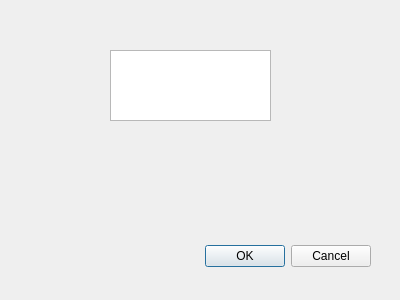
<?xml version="1.0" encoding="UTF-8"?>
<ui version="4.0">
 <class>testDialog</class>
 <widget class="QDialog" name="testDialog">
  <property name="geometry">
   <rect>
    <x>0</x>
    <y>0</y>
    <width>400</width>
    <height>300</height>
   </rect>
  </property>
  <property name="windowTitle">
   <string>Dialog</string>
  </property>
  <widget class="QDialogButtonBox" name="buttonBox">
   <property name="geometry">
    <rect>
     <x>30</x>
     <y>240</y>
     <width>341</width>
     <height>32</height>
    </rect>
   </property>
   <property name="orientation">
    <enum>Qt::Horizontal</enum>
   </property>
   <property name="standardButtons">
    <set>QDialogButtonBox::Cancel|QDialogButtonBox::Ok</set>
   </property>
  </widget>
  <widget class="QTextEdit" name="testtextEdit">
   <property name="geometry">
    <rect>
     <x>110</x>
     <y>50</y>
     <width>161</width>
     <height>71</height>
    </rect>
   </property>
  </widget>
 </widget>
 <resources/>
 <connections>
  <connection>
   <sender>buttonBox</sender>
   <signal>accepted()</signal>
   <receiver>testDialog</receiver>
   <slot>accept()</slot>
   <hints>
    <hint type="sourcelabel">
     <x>248</x>
     <y>254</y>
    </hint>
    <hint type="destinationlabel">
     <x>157</x>
     <y>274</y>
    </hint>
   </hints>
  </connection>
  <connection>
   <sender>buttonBox</sender>
   <signal>rejected()</signal>
   <receiver>testDialog</receiver>
   <slot>reject()</slot>
   <hints>
    <hint type="sourcelabel">
     <x>316</x>
     <y>260</y>
    </hint>
    <hint type="destinationlabel">
     <x>286</x>
     <y>274</y>
    </hint>
   </hints>
  </connection>
 </connections>
</ui>
